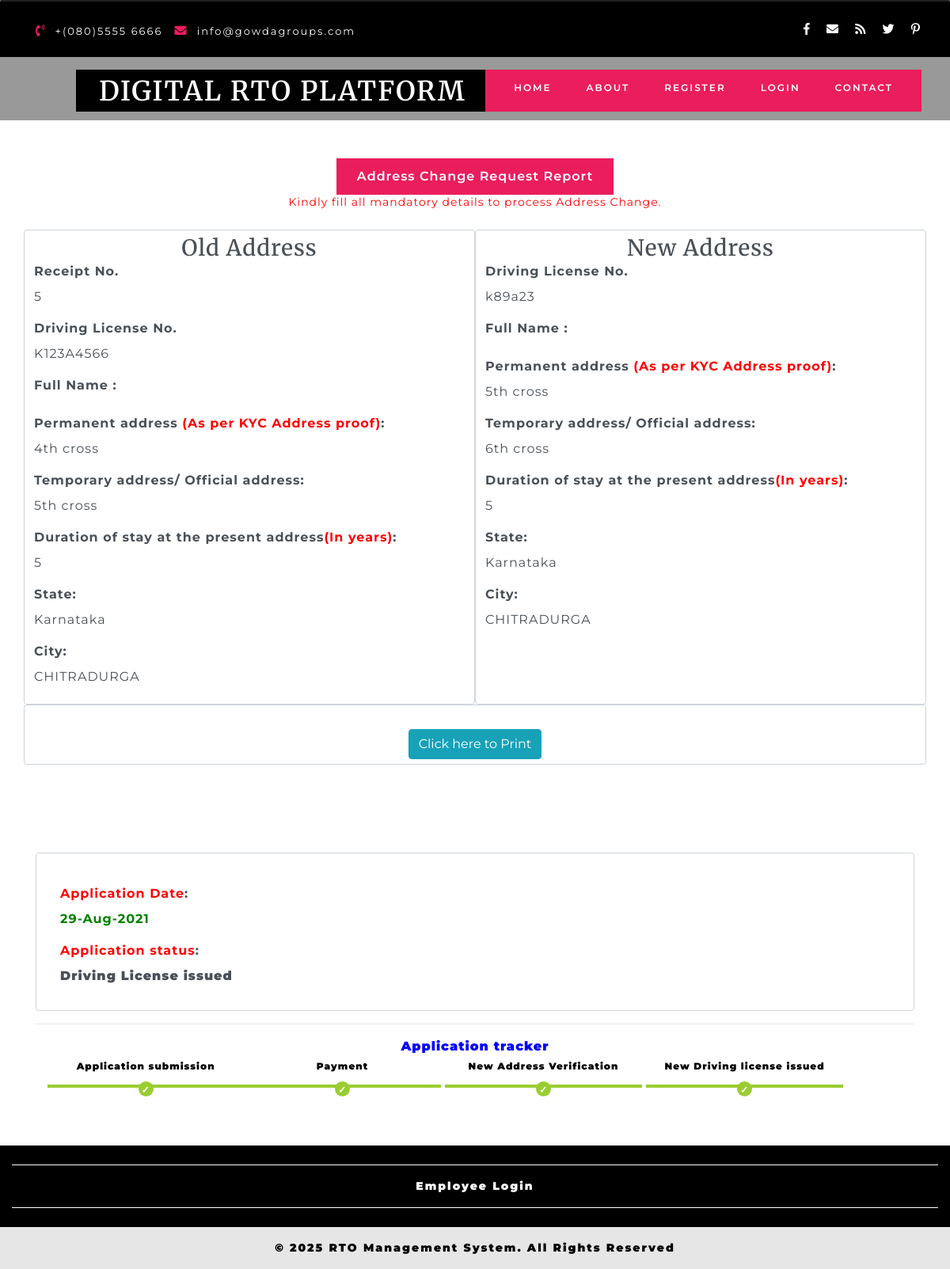
Screenshot of /DIGITALRTOPLATFORM/addresschangereceipt.php?insid=5 with the database file from the repository.
### tables this page shows
CREATE TABLE `drivinglicense` (
  `drivinglicenseid` int(10) NOT NULL,
  `enrollerid` int(10) NOT NULL,
  `llrid` int(10) NOT NULL,
  `dltype` varchar(50) NOT NULL,
  `stateid` int(10) NOT NULL,
  `cityid` int(10) NOT NULL,
  `vehicletypeid` varchar(50) NOT NULL,
  `photo` varchar(100) NOT NULL,
  `name` varchar(50) NOT NULL,
  `swdof` varchar(50) NOT NULL,
  `paddr` text NOT NULL,
  `taddr` text NOT NULL,
  `paddrduration` varchar(50) NOT NULL,
  `dob` date NOT NULL,
  `birthplace` varchar(25) NOT NULL,
  `qualification` varchar(50) NOT NULL,
  `identificationmarks` varchar(50) NOT NULL,
  `bloodgroup` varchar(10) NOT NULL,
  `previousdl` varchar(50) NOT NULL,
  `applicationdate` date NOT NULL,
  `testdate` date NOT NULL,
  `startdate` date NOT NULL,
  `enddate` date NOT NULL,
  `dlno` varchar(25) NOT NULL,
  `document` varchar(100) NOT NULL,
  `note` text NOT NULL,
  `status` varchar(25) NOT NULL
);

### DIGITALRTOPLATFORM/addresschangereceipt.php (the view, shortened to what this page needs)
<?php
include("header.php");
$sqlnewaddress ="SELECT *  FROM drivinglicense WHERE drivinglicenseid='$_GET[insid]'";
$qsqlnewaddress = mysqli_query($con,$sqlnewaddress);
$rsnewaddress = mysqli_fetch_array($qsqlnewaddress);
$sqledit ="SELECT *  FROM drivinglicense WHERE drivinglicenseid='$rsnewaddress[previousdl]'";
$qsqledit = mysqli_query($con,$sqledit);
$rsedit = mysqli_fetch_array($qsqledit);
?>
      <div class="slider">
        <div class="callbacks_container">
          <ul class="rslides" id="slider4">
            <li style="background-color:black;height:150px;">
            </li>
			</ul>
        </div>
      </div>
    </div>
	<section class="about" id="about">
      <div class="container py-lg-5 py-md-5 py-sm-4 py-3">
        <div id="horizontalTab">
          <ul class="resp-tabs-list justify-content-center">
            <li data-blast="bgColor">Address Change Request Report</li>
			<p class="mb-3" style="color:red;">Kindly fill all mandatory details to process Address Change.</p>
          </ul>
<form action="" method="post" enctype="multipart/form-data">
          <div class="resp-tabs-container">
			<div class="tab1">
              <div class="row mt-lg-4 mt-3">
                <div class="col-md-6 about-txt-img form-control" >
<center><h3>Old Address</h3></center>
    <div class="form-group" >
      <label for="email" style="font-weight: bold;">Receipt No.</label><br>
	 <?php echo $_GET['insid']; ?>
    </div>
    <div class="form-group" >
      <label for="email" style="font-weight: bold;">Driving License No.</label><br>
	 <?php echo $rsedit['dlno']; ?>
    </div>
	<div class="form-group">
      <label for="email" style="font-weight: bold;">Full Name :</label><br>
    </div>
	<div class="form-group">
      <label for="email" style="font-weight: bold;">Permanent address <span style="color:red;">(As per KYC Address proof)</span>:</label><br>
	  <?php echo $rsedit['paddr']; ?>
    </div>
	<div class="form-group">
      <label for="email" style="font-weight: bold;">Temporary address/ Official address:</label><br>
	  <?php echo $rsedit['taddr']; ?>
    </div>
	<div class="form-group">
      <label for="email" style="font-weight: bold;">Duration of stay at the present address<span style="color:red;">(In years)</span>:</label><br>
	  <?php echo $rsedit['paddrduration']; ?>
	</div>
	<div class="form-group">
      <label for="email" style="font-weight: bold;">State:</label><br>
		<?php
			$sqlstateid ="SELECT * FROM state WHERE status='Active'";
			$qsqlstateid = mysqli_query($con,$sqlstateid);
			while($rsstateid = mysqli_fetch_array($qsqlstateid) )
			{
				if($rsstateid['stateid'] == $rsedit['stateid'])
				{
				echo "<option value='$rsstateid[stateid]' selected>$rsstateid[state]</option>";
				}
			}
		?>
    </div>
	<div class="form-group">
      <label for="email" style="font-weight: bold;">City:</label><br>
			<?php
				$sqlstateid ="SELECT * FROM city WHERE status='Active'";
				$qsqlstateid = mysqli_query($con,$sqlstateid);
				while($rsstateid = mysqli_fetch_array($qsqlstateid) )
				{
					if($rsstateid['cityid'] == $rsedit['cityid'])
					{
					echo "<option value='$rsstateid[cityid]' selected>$rsstateid[city]</option>";
					}
				}
			?>
    </div>
                </div>
                <div class="col-md-6 latest-list form-control">
				<center><h3>New Address</h3></center>
    <div class="form-group">
      <label for="email" style="font-weight: bold;">Driving License No.</label><br>
	  <?php echo $rsnewaddress['dlno']; ?>
    </div>
	<div class="form-group">
      <label for="email" style="font-weight: bold;">Full Name :</label><br>
    </div>
	<div class="form-group">
      <label for="email" style="font-weight: bold;">Permanent address <span style="color:red;">(As per KYC Address proof)</span>:</label><br>
	  <?php echo $rsnewaddress['paddr']; ?>
    </div>
	<div class="form-group">
      <label for="email" style="font-weight: bold;">Temporary address/ Official address:</label><br>
	 <?php echo $rsnewaddress['taddr']; ?>
    </div>
	<div class="form-group">
      <label for="email" style="font-weight: bold;">Duration of stay at the present address<span style="color:red;">(In years)</span>:</label><br>
      <?php echo $rsnewaddress['paddrduration']; ?>
	</div>
	<div class="form-group">
      <label for="email" style="font-weight: bold;">State:</label><br>
		<?php
			$sqlstateid ="SELECT * FROM state WHERE status='Active'";
			$qsqlstateid = mysqli_query($con,$sqlstateid);
			while($rsstateid = mysqli_fetch_array($qsqlstateid) )
			{
					if($rsstateid['stateid'] == $rsnewaddress['stateid'])
					{
				echo "<option value='$rsstateid[stateid]' selected>$rsstateid[state]</option>";
					}
			}
		?>
    </div>
	<div class="form-group" id="ajaxcitya">
      <label for="email" style="font-weight: bold;">City:</label><br>
			<?php
				$sqlstateid ="SELECT * FROM city WHERE status='Active'";
				$qsqlstateid = mysqli_query($con,$sqlstateid);
				while($rsstateid = mysqli_fetch_array($qsqlstateid) )
				{
					if($rsstateid['cityid'] == $rsnewaddress['cityid'])
					{
					echo "<option value='$rsstateid[cityid]' selected>$rsstateid[city]</option>";
					}
				}
			?>
    </div>
  </form>
                  </div>
                </div>
				<br>
	<div  class="col-md-12 form-control"><center><button type="button" name="button" class="btn btn-info" onclick="printDiv('about')">Click here to Print</button></center></div>
    </section>
<?php
$sqledit ="SELECT * FROM drivinglicense WHERE drivinglicenseid='$_GET[insid]'";
$qsqledit = mysqli_query($con,$sqledit);
$rsedit = mysqli_fetch_array($qsqledit);
?>
	<section class="about" id="about">
      <div class="container py-lg-5 py-md-5 py-sm-4 py-3">
        <div id="horizontalTab">
<form action="" method="post" enctype="multipart/form-data">
          <div class="resp-tabs-container  form-control" style="padding:15px;">
			<div class="tab1">
              <div class="row mt-lg-4 mt-3 ">
                <div class="col-md-12 latest-list">
                  <div class="about-jewel-agile-left">
	<?php
	if(isset($_SESSION["empid"]))
	{
	?>
	<div class="row">
	<div class="col-md-6 form-group">
      <label for="email" style="font-weight: bold;">SSLC Marks sheet:</label><br>
	  <a download href="dlmarksheet/<?php echo  $rsedit['identificationmarks']; ?>" style="color:red;">Download</a>
    </div>
	<div class="col-md-6 form-group">
      <label for="email" style="font-weight: bold;">ID Proof <span style="color:red;">(As per KYC Address proof)</span>:</label><br>
	  <a download  href="dldocument/<?php echo $rsedit['document']; ?>" style="color:red;">Download</a>
    </div>
	<div class="col-md-6 form-group">
      <label for="email" style="font-weight: bold;"><span style="color:red;">Application Date</span>:</label><br>
	  <?php
		echo "<lable style='color:green'><b>". date("d-M-Y",strtotime($rsedit['applicationdate']. ' + 30 days')) . " </label><b/>";
	  ?>
    </div>
	<div class="col-md-12 form-group">
      <label for="email" style="font-weight: bold;"><span style="color:red;">Application status</span>:</label><br>
	    <?php echo $rsedit['status']; ?>
    </div>
	<?php
	if($rsedit['status'] != "Driving License issued" )
	{
	?>
	<div class="col-md-12 form-group">
      <label for="email" style="font-weight: bold;"><span style="color:red;">Update Application status</span>:</label><br>
		<button type="button" class="btn btn-info btn-lg" data-toggle="modal" data-target="#myModal">Update</button>
    </div>
	<?php
	}
	?>
	<?php
	}
	else
	{
	?>
	<div class="col-md-6 form-group">
      <label for="email" style="font-weight: bold;"><span style="color:red;">Application Date</span>:</label><br>
	  <?php
		echo "<lable style='color:green'><b>". date("d-M-Y",strtotime($rsedit['applicationdate']. ' + 30 days')) . " </label><b/>";
	  ?>
    </div>
	<div class="col-md-6 form-group">
      <label for="email" style="font-weight: bold;"><span style="color:red;">Application status</span>:</label><br>
	    <?php echo $rsedit['status']; ?>
    </div>
	<?php
	}
	?>
	</div>
  </form>
                  </div>
                </div>
<hr>
<div class="container">
<center><font style="color:blue;">Application tracker</font></center>
  <ol class="progress-meter">
    <li class="progress-point done">Application submission</li><li class="progress-point done">Payment</li>
	<li
	<?php
	if($rsedit['status'] == "Rejected" )
	{
		echo " style='color:red;border-bottom-color: red;' ";
	}
	?>
 class="progress-point
	<?php
	if($rsedit['status'] == "Approved" || $rsedit['status'] == "Driving License issued" )
	{
	echo "done";
	}
	else
	{
	echo " todo";
	}
	?>
	" >New Address Verification</li>
	<li 	<?php
	if($rsedit['status'] == "Rejected" )
	{
		echo " style='color:red;border-bottom-color: red;' ";
	}
	?> class="progress-point
	<?php
	if($rsedit['status'] == "Driving License issued" )
	{
	echo "done";
	}
	else
	{
	echo " todo";
	}
	?>
	">New Driving license issued</li>
  </ol>
</div>
    </section>
<?php
include("footer.php");
?>

### DIGITALRTOPLATFORM/css/style.css (style rules this page uses)
html, body { padding: 0; margin: 0; background: #fff; letter-spacing: 1px; font-family: 'Montserrat', sans-serif; }
h1, h2, h3, h4, h5, h6 { margin: 0; padding: 0; font-family: 'Merriweather', serif; letter-spacing: 1px; }
p { margin: 0; padding: 0; letter-spacing: 1px; font-family: 'Montserrat', sans-serif; font-size:14px; }
ul { margin: 0; padding: 0; list-style-type: none; }
.rslides { position: relative; list-style: none; overflow: hidden; width: 100%; padding: 0; margin: 0; }
.rslides li { -webkit-backface-visibility: hidden; position: absolute; display: none; width: 100%; left: 0; top: 0; }
.rslides li:first-child { position: relative; display: block; float: left; }
.rslides { margin: 0 auto 40px; }
.callbacks_container { position: relative; float: left; width: 100%; }
.callbacks { position: relative; list-style: none; overflow: hidden; width: 100%; padding: 0; margin: 0; }
.callbacks li { position: absolute; width: 100%; left: 0; top: 0; }
ul.resp-tabs-list { text-align: center; }
.resp-tabs-list li { font-weight: 600; font-size: 16px; display: inline-block; padding: 13px 30px; margin: 0; list-style: none; background: #000; cursor: pointer; color: #fff; }
.resp-tabs-container { padding: 0px; background-color: #fff; clear: left; }
.resp-tab-content { display: none; padding:0px 0px 15px; }
.resp-tab-active { border: 1px solid #c1c1c1; border-bottom: none; margin-bottom: -1px !important; }
.resp-tab-active { border: none; background-color: #ea1d5d !important; color: #000; }
.resp-tab-content { border:none; }
.resp-tab-content-active { display: block; }
@media (max-width:1440px) { .resp-tabs-list li { padding: 11px 26px; } }

### DIGITALRTOPLATFORM/addresschangereceipt.php (style rules this page uses)
.progress-meter { padding: 0; }
ol.progress-meter { padding-bottom: 9.5px; list-style-type: none; }
ol.progress-meter li { display: inline-block; text-align: center; text-indent: -19px; height: 36px; width: 22.99%; font-size: 12px; border-bottom-width: 4px; border-bottom-style: solid; }
ol.progress-meter li:before { position: relative; float: left; text-indent: 0; left: -webkit-calc(50% - 9.5px); left: -moz-calc(50% - 9.5px); left: -ms-calc(50% - 9.5px); left: -o-calc(50% - 9.5px); left: calc(50% - 9.5px); }
ol.progress-meter li.done { font-size: 12px; }
ol.progress-meter li.done:before { content: "\2713"; height: 19px; width: 19px; line-height: 21.85px; bottom: -28.175px; border: none; border-radius: 19px; }
ol.progress-meter li.done { color: black; border-bottom-color: yellowgreen; }
ol.progress-meter li.done:before { color: white; background-color: yellowgreen; }

### rows the page displays
drivinglicense: dlno "K123A4566", paddr "4th cross", taddr "5th cross", paddrduration "5"
drivinglicense: dlno "k89a23", paddr "5th cross", taddr "6th cross", paddrduration "5", applicationdate "29-Aug-2021", status "Driving License issued"

### other values shown
$_GET['insid'] "5"
